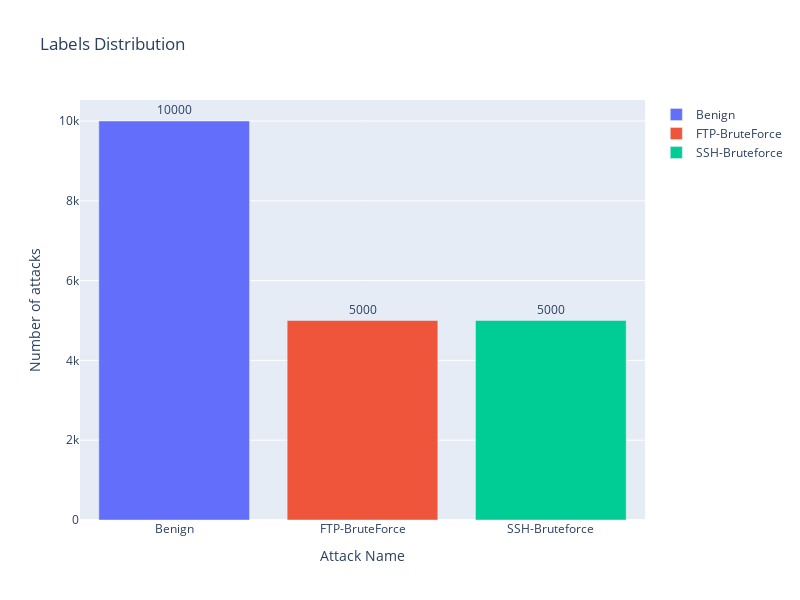

Notebook code cell kept with this figure:
### Code cell
numeric_data = shortData(numeric_data, 'Label')
showAttackDistribution(numeric_data['Label'])

### Figure 1 — Plotly figure (JSON) as saved in the notebook; plotly's stock layout.template omitted (floating-point values rounded to 4 significant figures)
{"data": [{"name": "Benign", "orientation": "v", "text": [10000], "textposition": "outside", "type": "bar", "x": ["Benign"], "y": [10000]}, {"name": "FTP-BruteForce", "orientation": "v", "text": [5000], "textposition": "outside", "type": "bar", "x": ["FTP-BruteForce"], "y": [5000]}, {"name": "SSH-Bruteforce", "orientation": "v", "text": [5000], "textposition": "outside", "type": "bar", "x": ["SSH-Bruteforce"], "y": [5000]}], "layout": {"height": 600, "title": {"text": "Labels Distribution"}, "width": 800, "xaxis": {"title": {"text": "Attack Name"}}, "yaxis": {"title": {"text": "Number of attacks"}}}}
